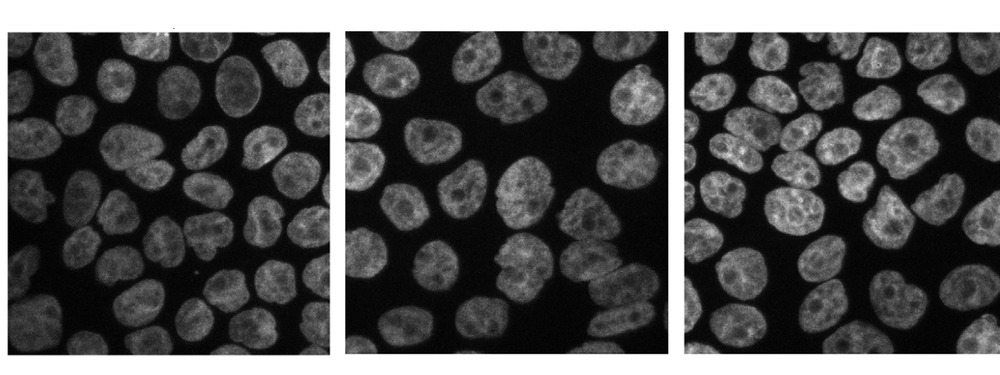
%> input picture lab/sample images/sample images/cellsegmentationcompetition.png, 1000 x 375 px, shrunk from 1726 x 648 before the run
$ octave morgologia5.m   (GNU Octave 9; MATLAB toolbox functions it lacks are replaced by stand-ins)
%> lines starting %> are read from the running program, lines starting %| are printed output that depends on the picture; in (x1, y1, x2, y2) boxes, pixels count from 0 and x2, y2 are one past the last pixel; in counts of white or black regions, pixels touching at a corner belong together; the program's own positions count from 1
clc
close all
clear

I = rgb2gray(imread('cellsegmentationcompetition.png'));
%> I: size 375x1000 uint8; min 0, max 255, mean 84
figure
imshow(I)

IB = I > 200;
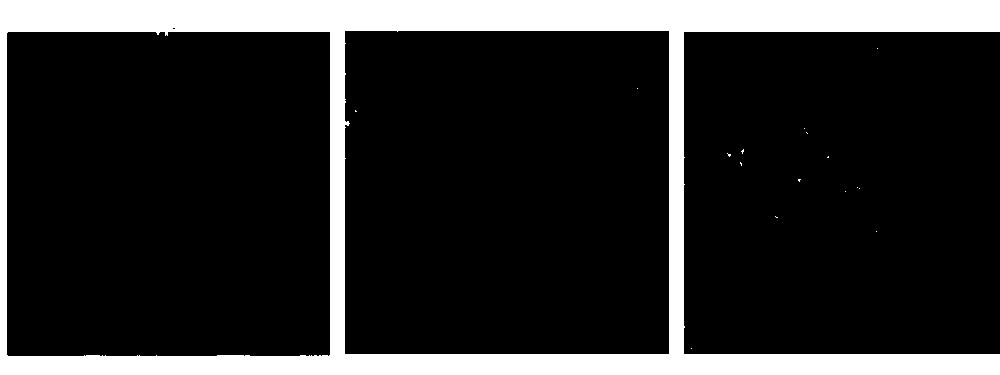
%> IB: size 375x1000 logical; 17.1% white; 17 white regions (16 under 20 px), largest, box (x1, y1, x2, y2) and area: (0, 0, 1000, 375) 64066
SB = false(size(I));
SB(1,:) = 1;
%> SB: size 375x1000 logical; 0.27% white in thin lines or dots, all inside (x1, y1, x2, y2) = (0, 0, 1000, 1)
SB(:,1) = 1;
SB(end, :) = 1;
SB(:, end) = 1;
%> SB: size 375x1000 logical; 0.73% white in thin lines or dots
RB = imreconstruct(SB, IB);
%> RB: size 375x1000 logical; 17.1% white; 1 white region, box (x1, y1, x2, y2) and area: (0, 0, 1000, 375) 64066
figure
imshow(RB)
RB = imdilate(RB, strel('disk', 2));
%> RB: size 375x1000 logical; 19% white; 1 white region, box (x1, y1, x2, y2) and area: (0, 0, 1000, 375) 71135
figure
imshow(RB)
I(RB) = 0; %tots pixels que estiguin a 1 a RB, posarlos a 0
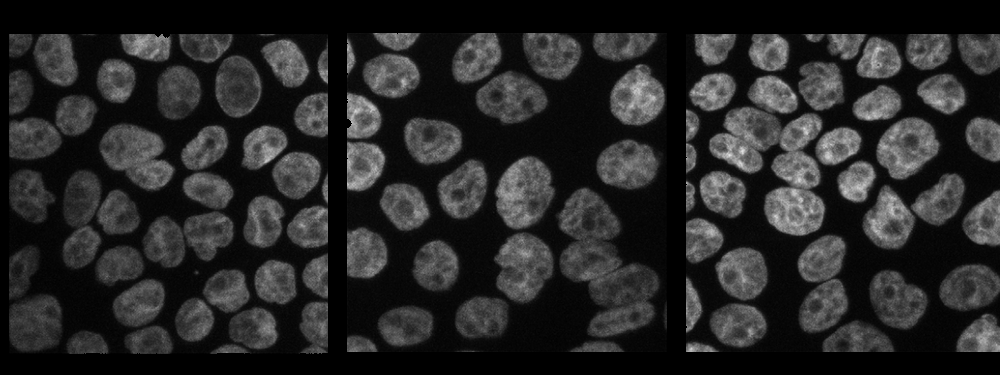
%> I: size 375x1000 uint8; min 0, max 229, mean 39
figure
imshow(I)

OI = imopen(I, strel('disk', 4));
CI = imclose(I, strel('disk', 4));
FI = imclose(OI, strel('disk', 4));
figure
montage({I, OI, CI, FI});


BW = I > 16;
%> BW: size 375x1000 logical; 47.6% white; 231 white regions (164 under 20 px), largest, box (x1, y1, x2, y2) and area: (707, 34, 865, 238) 15842, (555, 186, 661, 352) 9459, (94, 124, 236, 287) 8607
figure
imshow(BW)

BW = bwareaopen(BW, 120);
RGB = imoverlay(FI, not(BW), 'red');
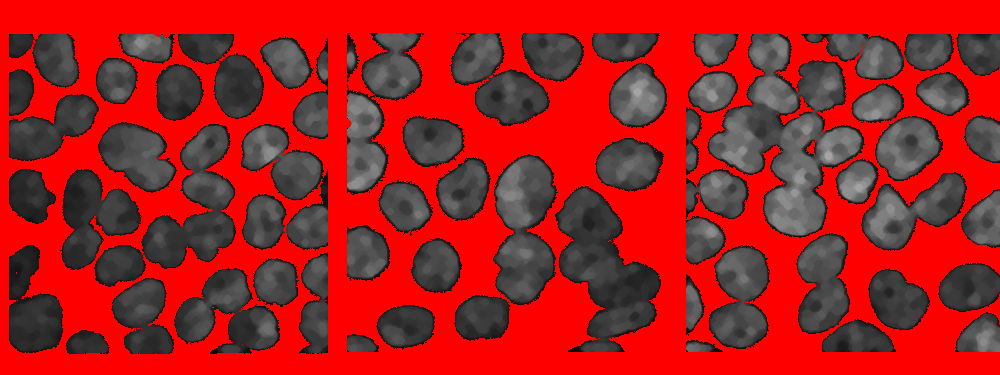
%> RGB: size 375x1000x3 uint8; mean R, G, B 166, 32.1, 32.1

% separacio de les celules
DT = imcomplement(bwdist(not(BW)));
figure
imshow(DT, [])
DT = imclose(DT, strel('disk', 7)); %filtre de la DT intentant eliminar
% petits pous entre una celula
DT(not(BW)) = -Inf;  % evitar el vessament d'aigua en el BKG
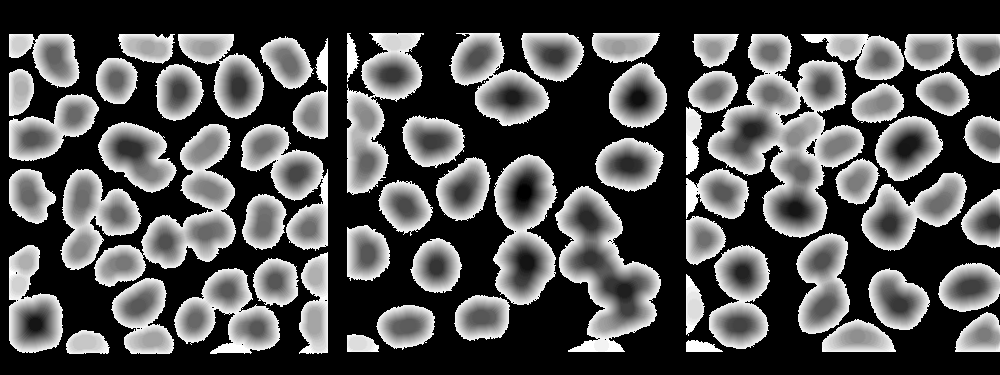
%> DT: size 375x1000 single; 52.52% of the values are NaN or infinite; the others: min -21.8, max 1, mean -6.38; drawn with min black, max white, NaN and infinite black
L = watershed(DT);
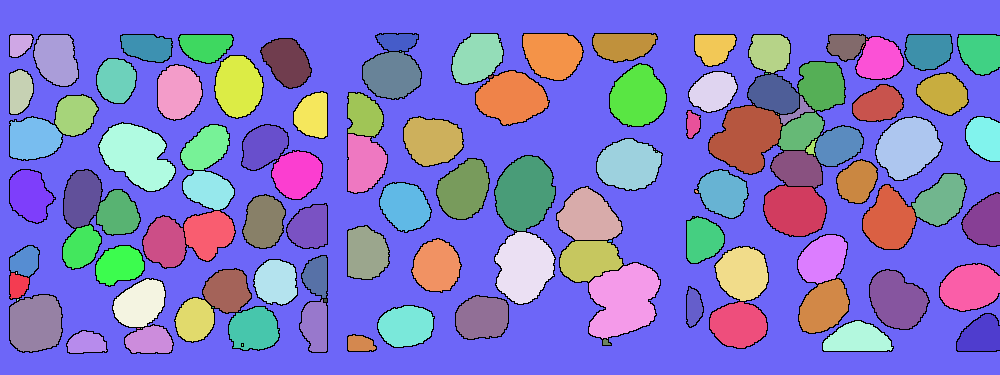
%> L: size 375x1000 uint8; 123 distinct labels, from 0 to 122; one colour per label, 0 black
%RGB = label2rgb(L, 'jet');
BD = L ==0;
%> BD: size 375x1000 logical; 4.7% white in thin lines or dots, all inside (x1, y1, x2, y2) = (9, 33, 1000, 354)


%identificar nuclis
AT = FI;
AT = imopen(AT, strel('disk', 7, 8));
figure
imshow(AT)
AT(not(BW)) = 255;
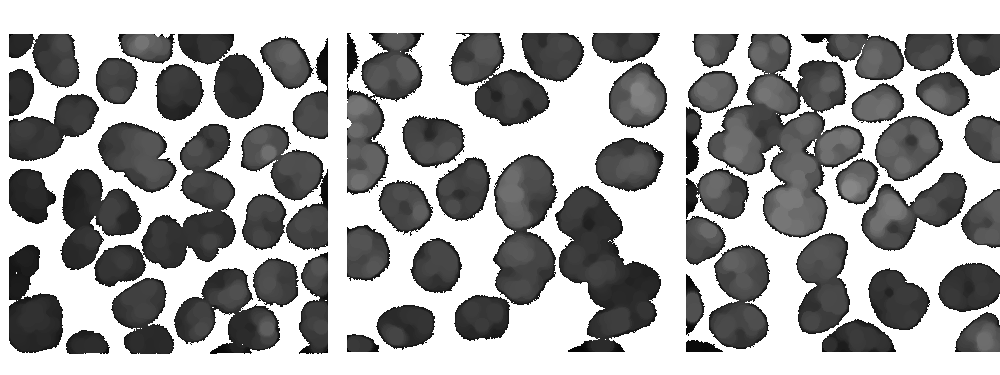
%> AT: size 375x1000 uint8; min 0, max 255, mean 163.2
figure
imshow(AT)
AT = imregionalmin(AT);
figure
montage({I, AT});

AT = imopen(AT, strel('disk', 2, 8));
%> AT: size 375x1000 logical; 0.24% white; 20 white regions (2 under 20 px), largest, box (x1, y1, x2, y2) and area: (804, 34, 821, 43) 122, (584, 220, 593, 229) 60, (757, 128, 766, 136) 57
figure
montage({I, AT});

AT = or(BD, AT);
figure
montage({I, AT});

RGB = imoverlay(I, AT, 'yellow');
figure
montage({I, RGB})
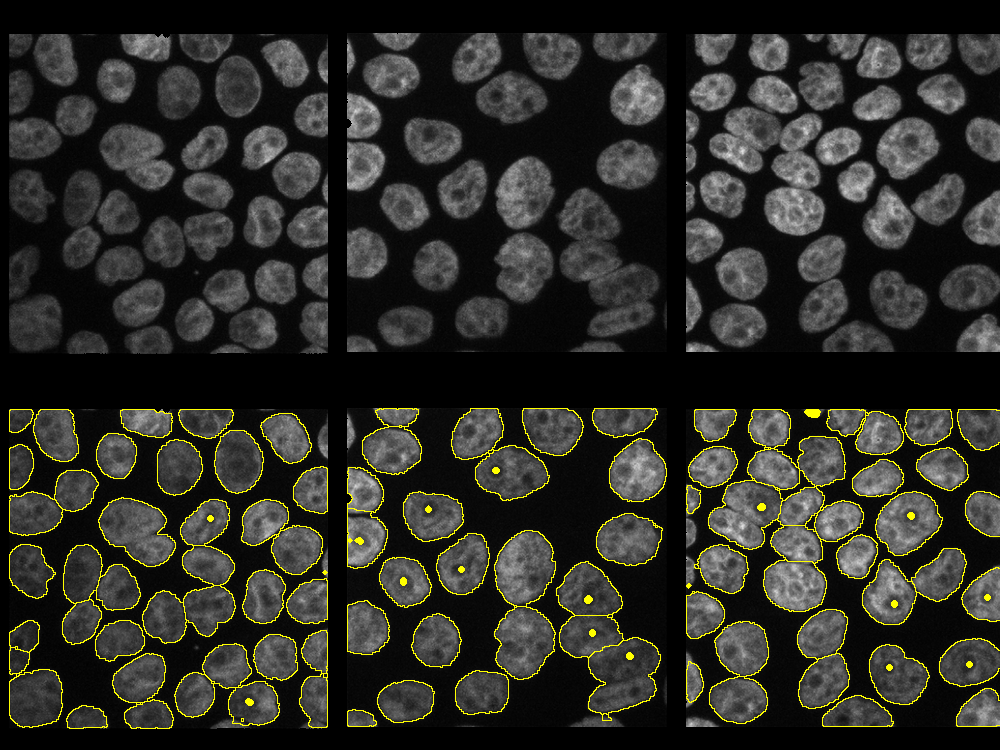
%> displayed picture: size 750x1000x3, on the screen's scale of 0 to 255; mean R, G, B 44.5, 44.5, 38.2


figure
imshow(BD)

$ run again, with lab/sample images/sample images/Bad_lighting.png copied over lab/sample images/sample images/cellsegmentationcompetition.png
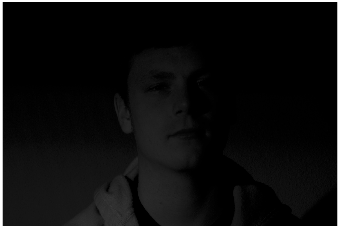
%> input picture lab/sample images/sample images/Bad_lighting.png, 340 x 228 px
%> IB: size 228x340 logical; 2.9% white; 1 white region, box (x1, y1, x2, y2) and area: (0, 0, 340, 228) 2256
%> RB: size 228x340 logical; 5.8% white; 1 white region, box (x1, y1, x2, y2) and area: (0, 0, 340, 228) 4480
%> `L = watershed(DT);`:
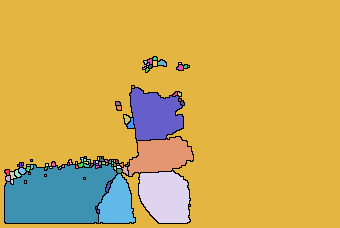
%> L: size 228x340 uint8; 95 distinct labels, from 0 to 94; one colour per label, 0 black
%> BD: size 228x340 logical; 2.4% white in thin lines or dots, all inside (x1, y1, x2, y2) = (4, 56, 194, 224)
%> `montage({I, RGB})`:
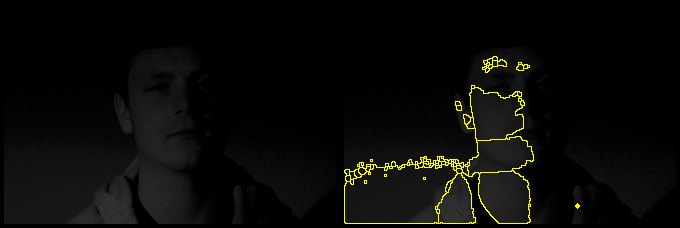
%> displayed picture: size 228x680x3, on the screen's scale of 0 to 255; mean R, G, B 10.4, 10.4, 7.2
